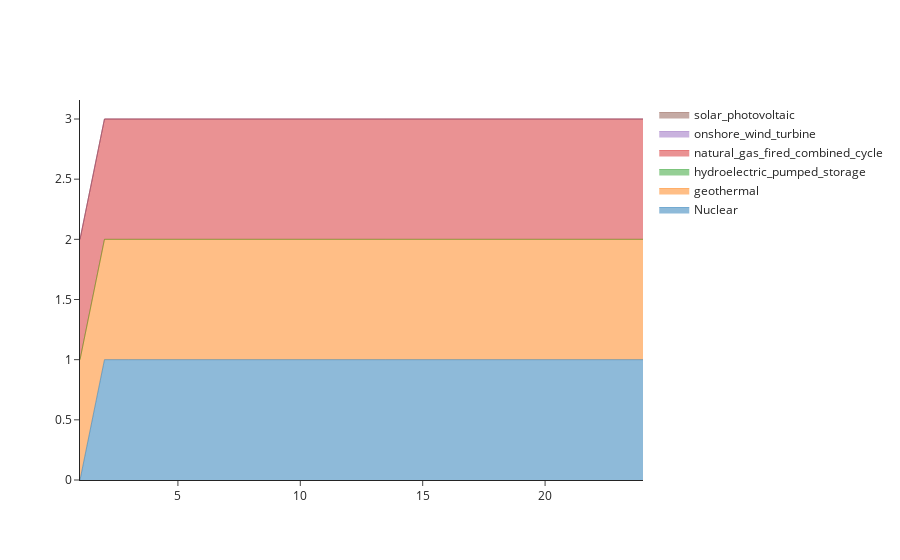

Source (notebook cell):
### Code cell
"""PLOTTING GENERATION"""

gen_result_df_grouped = gen_result_df.copy(deep=True)
gen_result_df_grouped["resource"] = gen_df["resource"]
gen_result_df_grouped = gen_result_df_grouped.groupby('resource', as_index=False).sum()


#df simply is a copy of the results to work with for plotting etc
df=gen_result_df_grouped

# Transpose the DataFrame and set the first row as column names
transposed_df = df.transpose()
transposed_df.columns = transposed_df.iloc[0]
transposed_df = transposed_df[1:]
print("Generation percentage by resource: \n",100*transposed_df.abs().sum()/(transposed_df.abs().sum().sum()))

"""the hourly hydroelectric_pumped_storage values correspond to the net DISCHARGE-CHARGE 
values and the negative values are when the battery is charging and positive for discharging. 
Since the optimizations objective is to minimize the net schedulling cost, the battery charges
when low cost extra energy is available, which in our case is when solar and wind, which has 0 variable cost produces energy. 
Even though we have no constrian that the battery charge only when excess renewable is available,
it coincides.

The actual_solar that goes to fulfilling demand is the solar output of which we subtract battery energy when its charging, which is
PHS capacity when it is negative, and leave it when not"""

#in the next two operations i am dividing chargeing energy by half and subtracting it from solar and wind coz we cant reason where actually the charging happened from
transposed_df["actual_solar"]=transposed_df.apply(lambda row: row['solar_photovoltaic'] + (row['hydroelectric_pumped_storage']/2) if row['hydroelectric_pumped_storage'] < 0 else row['solar_photovoltaic'], axis=1)
transposed_df["actual_wind"]=transposed_df.apply(lambda row: row['onshore_wind_turbine'] + (row['hydroelectric_pumped_storage']/2) if row['hydroelectric_pumped_storage'] < 0 else row['onshore_wind_turbine'], axis=1)
transposed_df["charge"]=gen_phs["charge"]
transposed_df["discharge"]=gen_phs["discharge"]
transposed_df["soc"]=gen_phs["soc"]
transposed_df["demand"]=loads.demand
transposed_df["net_supply"]=transposed_df[["geothermal", "natural_gas_fired_combined_cycle", "Nuclear", "onshore_wind_turbine","hydroelectric_pumped_storage","solar_photovoltaic"]].sum(axis=1)
transposed_df["curtail"]=curtail["curt"]
transposed_df["Hour"]=hour_index    #to finally collate results on master_df

print("Net-supply subtracted to net demand is:",sum(transposed_df["net_supply"])-sum(transposed_df["demand"]))
print("Net curtailment:",sum(transposed_df["curtail"]))

"""GEN Stackplot"""
plottable=transposed_df[["natural_gas_fired_combined_cycle",  "Nuclear", "geothermal", "actual_solar", "actual_wind","charge","discharge","curtail"]]


# Set the figure size
fig, ax1 = plt.subplots(figsize=(10, 6))

# Plot the stacked area chart
plottable.abs().plot.area(stacked=True, ax=ax1) #NOTE: Plots only abs() values of generations

# Create a twin axes sharing the x-axis
ax2 = ax1.twinx()

# Plot the load column on the secondary y-axis
transposed_df['demand'].plot(ax=ax2, color='black', marker='o')

# Set labels and title
ax1.set_xlabel('Hour')
ax1.set_ylabel('Generation')
ax2.set_ylabel('Demand')
plt.title('Supply and Demand')

ax1.set_ylim([0, 7000])
ax2.set_ylim([0, 7000])

# Show the legend for both axes
ax1.legend(loc='upper left')
ax2.legend(loc='upper right')

# Display the plot
plt.show()

"""Commit stackplot"""
# Plot a stacked area of commitment
# Group by commit_result_df for plotting
commit_result_df_grouped = commit_result_df.copy(deep=True)
commit_result_df_grouped["resource"] = gen_df["resource"]
commit_result_df_grouped = commit_result_df_grouped.groupby('resource', as_index=False).sum()

fig = go.Figure()
for index, row in commit_result_df_grouped.iterrows():
    values = row.drop("resource").tolist()  # Exclude the "resource" column
    fig.add_trace(go.Scatter(x=loads["hour"], y=values,
                             mode='lines', line=dict(width=0.5),
                             name=row["resource"], stackgroup='one'))
fig.update_layout(template="simple_white")
fig.show()

transposed_df.to_csv(f'transposed_df_{n}.csv')  #connected to master_UC_Geothermal.ipynb

### Figure 1 — Plotly figure (JSON) as saved in the notebook; plotly's stock layout.template omitted (floating-point values rounded to 4 significant figures)
{"data": [{"line": {"width": 0.5}, "mode": "lines", "name": "Nuclear", "stackgroup": "one", "type": "scatter", "x": [1, 2, 3, 4, 5, 6, 7, 8, 9, 10, 11, 12, 13, 14, 15, 16, 17, 18, 19, 20, 21, 22, 23, 24], "y": [0, 1, 1, 1, 1, 1, 1, 1, 1, 1, 1, 1, 1, 1, 1, 1, 1, 1, 1, 1, 1, 1, 1, 1]}, {"line": {"width": 0.5}, "mode": "lines", "name": "geothermal", "stackgroup": "one", "type": "scatter", "x": [1, 2, 3, 4, 5, 6, 7, 8, 9, 10, 11, 12, 13, 14, 15, 16, 17, 18, 19, 20, 21, 22, 23, 24], "y": [1, 1, 1, 1, 1, 1, 1, 1, 1, 1, 1, 1, 1, 1, 1, 1, 1, 1, 1, 1, 1, 1, 1, 1]}, {"line": {"width": 0.5}, "mode": "lines", "name": "hydroelectric_pumped_storage", "stackgroup": "one", "type": "scatter", "x": [1, 2, 3, 4, 5, 6, 7, 8, 9, 10, 11, 12, 13, 14, 15, 16, 17, 18, 19, 20, 21, 22, 23, 24], "y": [0, 0, 0, 0, 0, 0, 0, 0, 0, 0, 0, 0, 0, 0, 0, 0, 0, 0, 0, 0, 0, 0, 0, 0]}, {"line": {"width": 0.5}, "mode": "lines", "name": "natural_gas_fired_combined_cycle", "stackgroup": "one", "type": "scatter", "x": [1, 2, 3, 4, 5, 6, 7, 8, 9, 10, 11, 12, 13, 14, 15, 16, 17, 18, 19, 20, 21, 22, 23, 24], "y": [1, 1, 1, 1, 1, 1, 1, 1, 1, 1, 1, 1, 1, 1, 1, 1, 1, 1, 1, 1, 1, 1, 1, 1]}, {"line": {"width": 0.5}, "mode": "lines", "name": "onshore_wind_turbine", "stackgroup": "one", "type": "scatter", "x": [1, 2, 3, 4, 5, 6, 7, 8, 9, 10, 11, 12, 13, 14, 15, 16, 17, 18, 19, 20, 21, 22, 23, 24], "y": [0, 0, 0, 0, 0, 0, 0, 0, 0, 0, 0, 0, 0, 0, 0, 0, 0, 0, 0, 0, 0, 0, 0, 0]}, {"line": {"width": 0.5}, "mode": "lines", "name": "solar_photovoltaic", "stackgroup": "one", "type": "scatter", "x": [1, 2, 3, 4, 5, 6, 7, 8, 9, 10, 11, 12, 13, 14, 15, 16, 17, 18, 19, 20, 21, 22, 23, 24], "y": [0, 0, 0, 0, 0, 0, 0, 0, 0, 0, 0, 0, 0, 0, 0, 0, 0, 0, 0, 0, 0, 0, 0, 0]}], "layout": {"autosize": true, "xaxis": {"autorange": true, "range": [1, 24], "type": "linear"}, "yaxis": {"autorange": true, "range": [0, 3.158], "type": "linear"}}}
